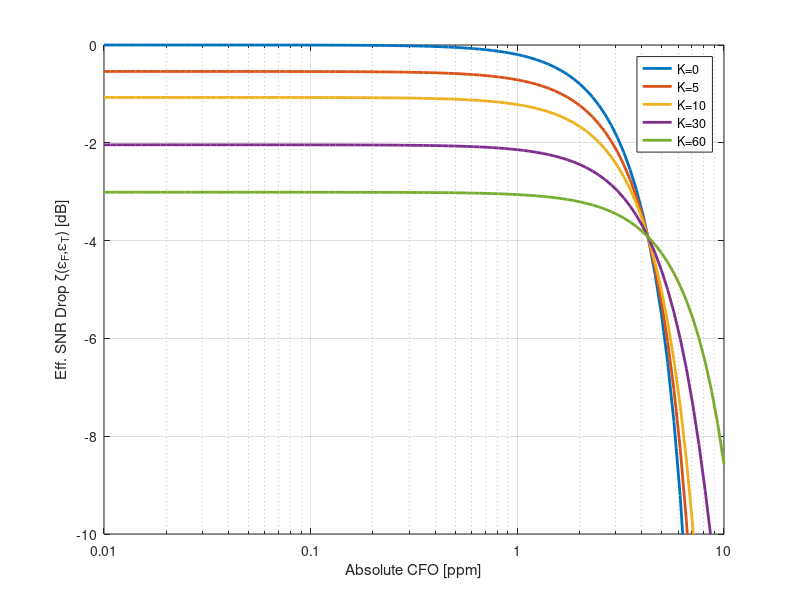
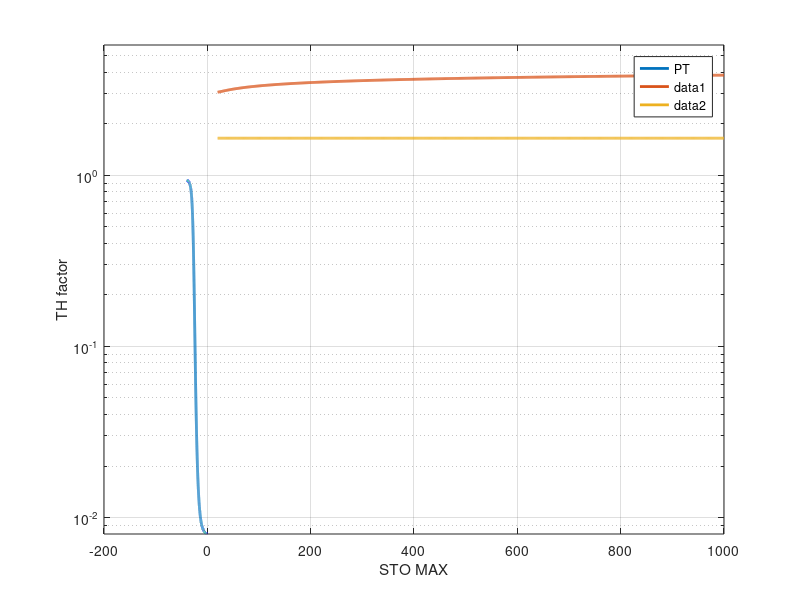

The MATLAB source for these figures, in order:
% Evaluation of kappa, parameter that indicate SNR drop due to STO and CFO

clear;clc;
P = 128; % total number of subcarrier
K_range = [0,8,16,32,64]; % overlap of beamformer window between BS and UE
TS_OFDM = 1/240e3; % OFDM duration in [sec]
Ts = TS_OFDM/P; % sample duration in [sec]
fc = 28; % carrier in [GHz]
CFO_ppm_range = 10.^(linspace(-2,1,100)); % CFO range in [ppm]
CFO_range = CFO_ppm_range*fc*1e3*Ts*2*pi; % CFO range in [rad/sample]

figure
for kk=1:length(K_range)
    K = K_range(kk);
    for ss = 1:length(CFO_range)

        CFO = CFO_range(ss);
        result(ss) = (2-real(exp(1j*CFO*K))-real(exp(1j*CFO*(P-K))))/(P^2-P^2*real(exp(1j*CFO)));
    end
    semilogx(CFO_ppm_range,10*log10(result),'linewidth',2)
    hold on
end
grid on
xlabel('Absolute CFO [ppm]')
ylabel('Eff. SNR Drop \zeta(\epsilon_F,\epsilon_T) [dB]')
legend('K=0','K=5','K=10','K=30','K=60')
ylim([-10,0])
xticks([0.01,0.1,1,10])
xticklabels({'0.01','0.1','1','10'})

%%
SNR_dB = -40:0.01:0;
Nc = 1;
M = 64;
P = 128;
L = 1;
kappa = 1;
NB = 128*4;
PFA = 0.05;
SNR = 10.^(SNR_dB/10);
PMD_PT = qfunc((SNR - sqrt(Nc/M)/P*qfuncinv(PFA))./sqrt(11*SNR.^2/M/L+Nc/P^2/M));
% PMD_NT = qfunc((kappa*SNR + sqrt(Nc/M)/P*qfuncinv(1/NB)-0.78*sqrt(Nc/M)/P/qfuncinv(1/NB)*log(-log(PFA)))...
%                 ./sqrt(11*SNR.^2*kappa^2/M/L+Nc/P^2/M));
PMD_NT = qfunc((kappa*SNR - sqrt(Nc/M)/P*qfuncinv(1/NB)+0.78*sqrt(Nc/M)/P/qfuncinv(1/NB)*log(-log(PFA)))...
                ./sqrt(11*SNR.^2*kappa^2/M/L+Nc/P^2/M));

figure
semilogy(SNR_dB,PMD_PT,'-','linewidth',2);hold on
% semilogy(SNR_dB,PMD_NT,'--','linewidth',2)
grid on
xlabel('SNR [dB]')
ylabel('PMD')
legend('PT','NT')
%%
Pfa = 0.05;
STO_max_range = 20:1000;
for ss=1:length(STO_max_range)
    STO_max = STO_max_range(ss);
    TH_factor(ss) = qfuncinv(1/STO_max)-0.78*log(-log(1-Pfa))/qfuncinv(1/STO_max);
end
% figure
plot(STO_max_range,TH_factor,'linewidth',2);hold on
plot(STO_max_range,qfuncinv(Pfa)*ones(length(STO_max_range),1),'linewidth',2);hold on
grid on
xlabel('STO MAX')
ylabel('TH factor')
ylim([0,max(TH_factor)*1.5]);
